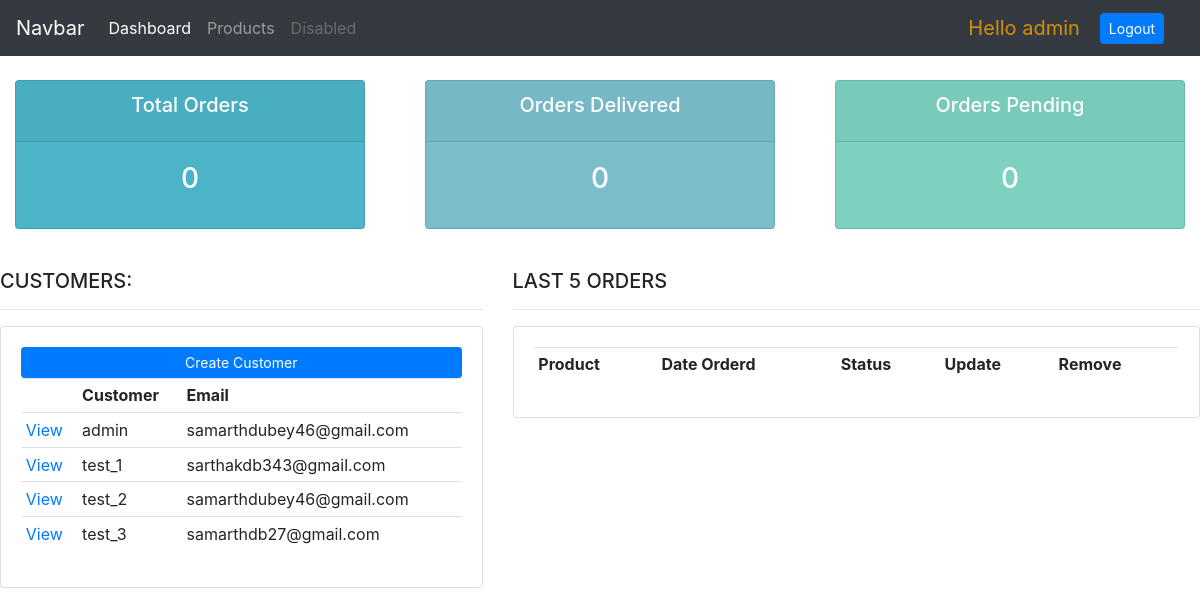
The page / (signed in) on the database its author committed.
### accounts/models.py (models this page shows, shortened)
class Customer(models.Model):
    user = models.OneToOneField(User,null=True,blank=True,on_delete=models.CASCADE)
    name = models.CharField(max_length=200, null=True)
    phone = models.CharField(max_length=200, null=True)
    email = models.CharField(max_length=200, null=True)
    date_created = models.DateTimeField(auto_now_add=True)
    profice_pic = models.ImageField(null=True,default='profile1.png',blank=True)

### accounts/decorators.py (the view)
    def wrapper_function(request, *args, **kwargs):
        group = None
        if request.user.groups.exists():
            group = request.user.groups.all()[0].name
        if group == 'customer':
            return redirect('user_page')
        if group == 'admin':
            return view_func(request, *args, **kwargs)

### accounts/views.py (called while the page is built)
@requires_csrf_token
@csrf_protect
@login_required(login_url='login')
@admin_only
def home(request):
    order = Order.objects.all()
    CUstomer = Customer.objects.all()
    to = order.count()
    dv = order.filter(status="Delivered").count()
    pn = order.filter(status="Pending").count()
    context_instance = RequestContext(request)
    d = {"order": order, "customer": CUstomer, "delivered": dv, "total": to, "pending": pn}
    return render(request, 'accounts/dashboard.html', d)

### accounts/templates/accounts/dashboard.html (shortened to what this page needs)
{% extends 'accounts/main.html' %}
{% block content %}
{%  include 'accounts/status.html' %}
<br>
<div class="row">
	<div class="col-md-5">
		<h5>CUSTOMERS:</h5>
		<hr>
		<div class="card card-body">
			<a class="btn btn-primary  btn-sm btn-block" href="">Create Customer</a>
			<table class="table table-sm">
				<tr>
					<th></th>
					<th>Customer</th>
					<th>Email</th>
				</tr>
                {% for i in customer %}
                    <tr>
                        <td><a href={% url 'customer' i.id %}> View</a></td>
                        <td> {{ i.name}}</td>
                        <td> {{ i.email}}</td>
                    </tr>
                {% endfor %}
			</table>
		</div>
	</div>
	<div class="col-md-7">
		<h5>LAST 5 ORDERS</h5>
		<hr>
		<div class="card card-body">
			<table class="table table-sm">
				<tr>
					<th>Product</th>
					<th>Date Orderd</th>
					<th>Status</th>
					<th>Update</th>
					<th>Remove</th>
				</tr>
			</table>
		</div>
	</div>
</div>
{% endblock %}

### accounts/templates/accounts/main.html (shortened to what this page needs)
{% load static %}
<!DOCTYPE html>
<html lang="en">
<head>
    <link rel="stylesheet" type="text/css" href="{% static 'csss/styless.css' %}">
</head>
<link rel="stylesheet" href="https://stackpath.bootstrapcdn.com/bootstrap/4.3.1/css/bootstrap.min.css">
<body>
    {% include 'accounts/navbar.html' %}
    {% block content %}
    {% endblock %}
</body>
</html>

### accounts/templates/accounts/navbar.html (shortened to what this page needs)
{% load  static %}
<nav class="navbar navbar-expand-lg navbar-dark bg-dark">
  <a class="navbar-brand" href="#">Navbar</a>
  <div class="collapse navbar-collapse" id="navbarNav">
    <ul class="navbar-nav">
      {% if request.user.is_staff %}
      <li class="nav-item active">
        <a class="nav-link" href={% url 'home' %}>Dashboard </a>
      </li>
      <li class="nav-item">
        <a class="nav-link" href="{% url 'products' %}">Products</a>
      <li class="nav-item">
        <a class="nav-link disabled" href="#" tabindex="-1" aria-disabled="true">Disabled</a>
      </li>
    </ul>
      {% else %}
          <li class="nav-item active">
                <a class="nav-link" href={% url 'account' %}>Settings </a>
            </li>
      {% endif %}
  </div>
    <span id="hello-msg">Hello {{ request.user }}</span>
    <span id="button1"><a class="btn btn-sm btn-primary" href="{% url 'logout' %}"> Logout</a></span>
</nav>

### accounts/templates/accounts/status.html
<!DOCTYPE html>
<html lang="en">
<br>
<div class="row">
 <div class="col">
  <div class="col-md">
   <div class="card text-center text-white  mb-3" id="total-orders">
      <div class="card-header">
       <h5 class="card-title">Total Orders</h5>
      </div>
      <div class="card-body">
        <h3 class="card-title">{{ total }}</h3>
      </div>
   </div>
  </div>
 </div>
 <div class="col">
  <div class="col-md">
   <div class="card text-center text-white  mb-3" id="orders-delivered">
      <div class="card-header">
       <h5 class="card-title">Orders Delivered</h5>
      </div>
      <div class="card-body">
        <h3 class="card-title">{{ delivered }}</h3>
      </div>
   </div>
  </div>
 </div>
 <div class="col">
  <div class="col-md">
   <div class="card text-center text-white  mb-3" id="orders-pending">
      <div class="card-header">
       <h5 class="card-title">Orders Pending</h5>
      </div>
      <div class="card-body">
        <h3 class="card-title">{{pending }}</h3>
      </div>
   </div>
  </div>
 </div>
</div>
</html>

### static/csss/styless.css (style rules this page uses)
body { background-color: #ebeff5; }
#total-orders { background-color: #4cb4c7; }
#orders-delivered { background-color: #7abecc; }
#orders-pending { background-color: #7CD1C0; }

### rows shown on the page
Customer: name "admin", email "samarthdubey46@gmail.com"
Customer: name "test_1", email "sarthakdb343@gmail.com"
Customer: name "test_2", email "samarthdubey46@gmail.com"
Customer: name "test_3", email "samarthdb27@gmail.com"

### other values the page prints
{{ request.user }} "admin"
{{ total }} "0"
{{ delivered }} "0"
{{ pending }} "0"
